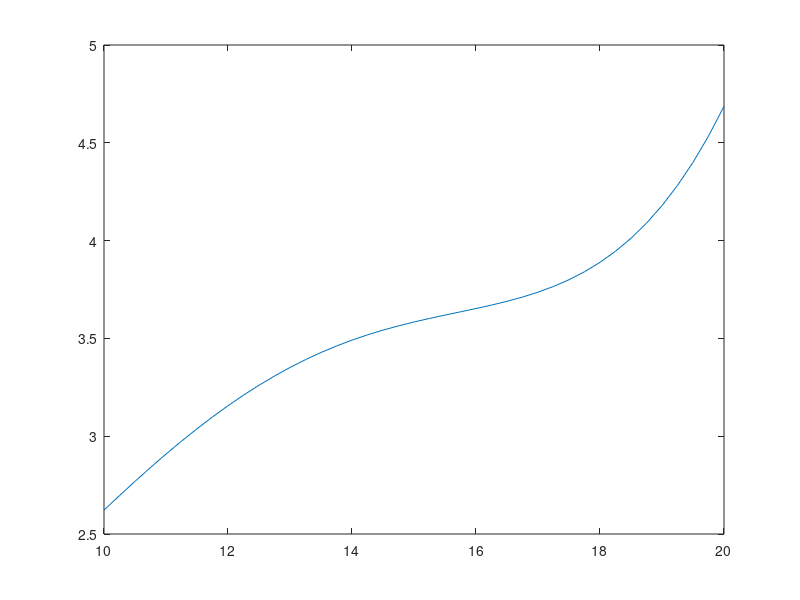

Recreate this plot in MATLAB.
# Should be between 2 and 3.8 according to datasample_x = [4.5; 8; 5.5; 39; 19.5; 17.5; 21];sample_y = [.8; 2; 1.2; 11; 4.4; 3.8; 5.5];# Checking if Lagrange is oscillates around x = 15x = 10:.25:20;y = 0;for k = 1:length(x)  estimate = 0;  for i = 1:length(sample_x)    product = 1;    for j = 1:length(sample_y)      if j != i        product = product .* (x-sample_x(j)) ./ (sample_x(i) - sample_x(j));      endif    endfor    product = product .* sample_y(i);    estimate = estimate + product;  endfor  #display(estimate)  y(k) = estimate(k);endforplot(x,estimate)# Oscillation is not bad, estimate shouldn't have a huge error# Lagrange Polynomial Estimation for Problemx = 15;estimate = 0;for i = 1:length(sample_x)  product = 1;  for j = 1:length(sample_y)    if j != i      product = product * (x-sample_x(j)) / (sample_x(i) - sample_x(j));    endif  endfor  product = product * sample_y(i);  estimate = estimate + product;
endfor
display(estimate)